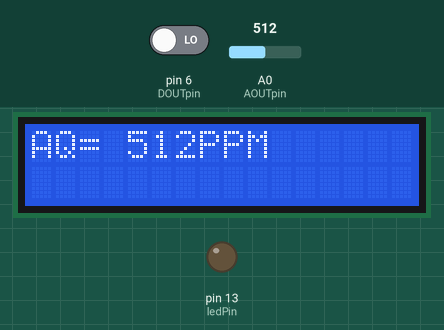
This sketch was run on a simulated Arduino Uno, built with avr-gcc and run on an emulated ATmega328P. Shown: 16×2 character LCD, output pins drawn as LEDs (lit = HIGH). Inputs (shaded band) come from the test bench; at power-on: A0 (AOUTpin) = 512, pin 6 (DOUTpin) LOW. What the sketch prints to the serial monitor is not drawn.

Above: at 4.2 s.
4.3 s: A0 (AOUTpin) set to 217
16.2 s: A0 (AOUTpin) set to 185
At 24.4 s:
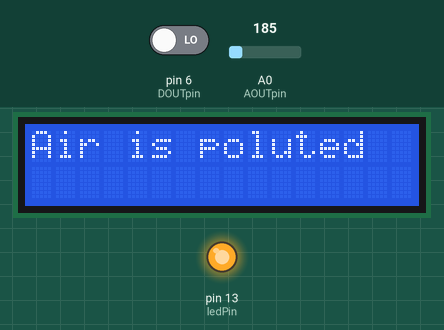
29.9 s: A0 (AOUTpin) set to 70
At 39.7 s:
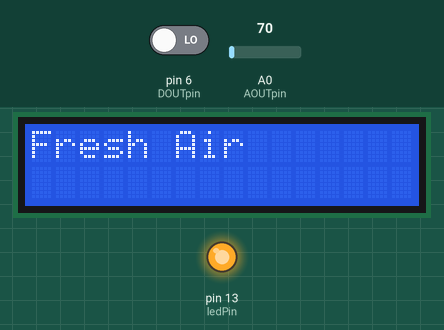
43.6 s: pin 6 (DOUTpin) driven HIGH
At 53.5 s:
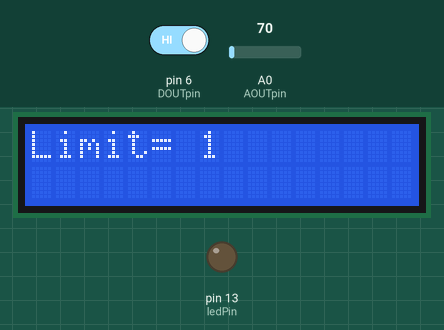
Timing chart, 0 to 57.6 s (numbered marks = the images above; inputs shaded):
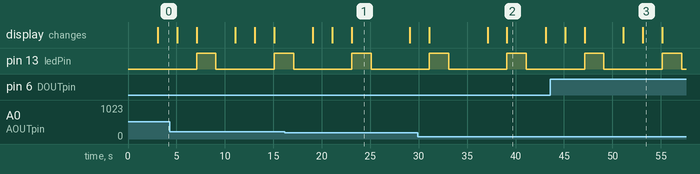

Measured:
- the behaviour switches between 200 and 199 on A0 (AOUTpin) (found by bisection; images 0 and 1)
- after the input at 16.2 s, the display: first differs from a run without the input after 6.9 s (image 1)
- after the input at 29.9 s, the display: first differs from a run without the input after 9.2 s (image 2)
- by itself, pin 13 (ledPin): alternates HIGH for 2.0 s and LOW for 6.0 s
- what the display in image 1 shows lasts 6.0 s, from 23.1 s to 29.1 s
- what the display in image 2 shows lasts 4.0 s, from 39.1 s to 43.1 s

The sketch:

MQ135Test1.ino
```cpp
#include <LiquidCrystal.h>

LiquidCrystal lcd(7, 8, 9, 10, 11, 12);

const int AOUTpin=0;
const int DOUTpin=6;
const int ledPin=13;

int limit;
int value;

void setup() {
  // put your setup code here, to run once:
  Serial.begin(9600);
  pinMode(DOUTpin,INPUT);
  pinMode(ledPin,OUTPUT);
  lcd.begin(16,2);
  lcd.setCursor(0,0);
  lcd.write("Welcome");
  delay(3000);
  lcd.clear();


}

void loop() {
  // put your main code here, to run repeatedly:
  value=analogRead(AOUTpin);
  limit=digitalRead(DOUTpin);
  Serial.print("Air quality= ");
  lcd.print("AQ= ");
  //lcd.clear();
  Serial.print(value);
  lcd.print(value);
  Serial.println(" PPM");
  lcd.println("PPM");
  delay(2000);
  lcd.clear();
  Serial.print("Limit= ");
  lcd.print("Limit= ");
  Serial.println(limit);
  lcd.println(limit);
  delay(2000);
  lcd.clear();
  if(value>0 && value<80)
  {

    Serial.println("Fresh Air");
    lcd.println("Fresh Air");
    digitalWrite(13, HIGH);
  delay(2000);
  digitalWrite(13, LOW);
  delay(2000);
    lcd.clear();
    }
    else if(value>80 && value <200)
    {

    Serial.println("Air is poluted");
    lcd.println("Air is poluted");
    //lcd.clear();
    digitalWrite(13, HIGH);
  delay(2000);
  digitalWrite(13, LOW);
  delay(2000);

    }
    else
    {
      Serial.println("Air is very poluted.Leave the place");
      lcd.println("Very poluted");
      //lcd.clear();
      digitalWrite(13, HIGH);
  delay(2000);
  digitalWrite(13, LOW);
  delay(2000);

      }

}
```
